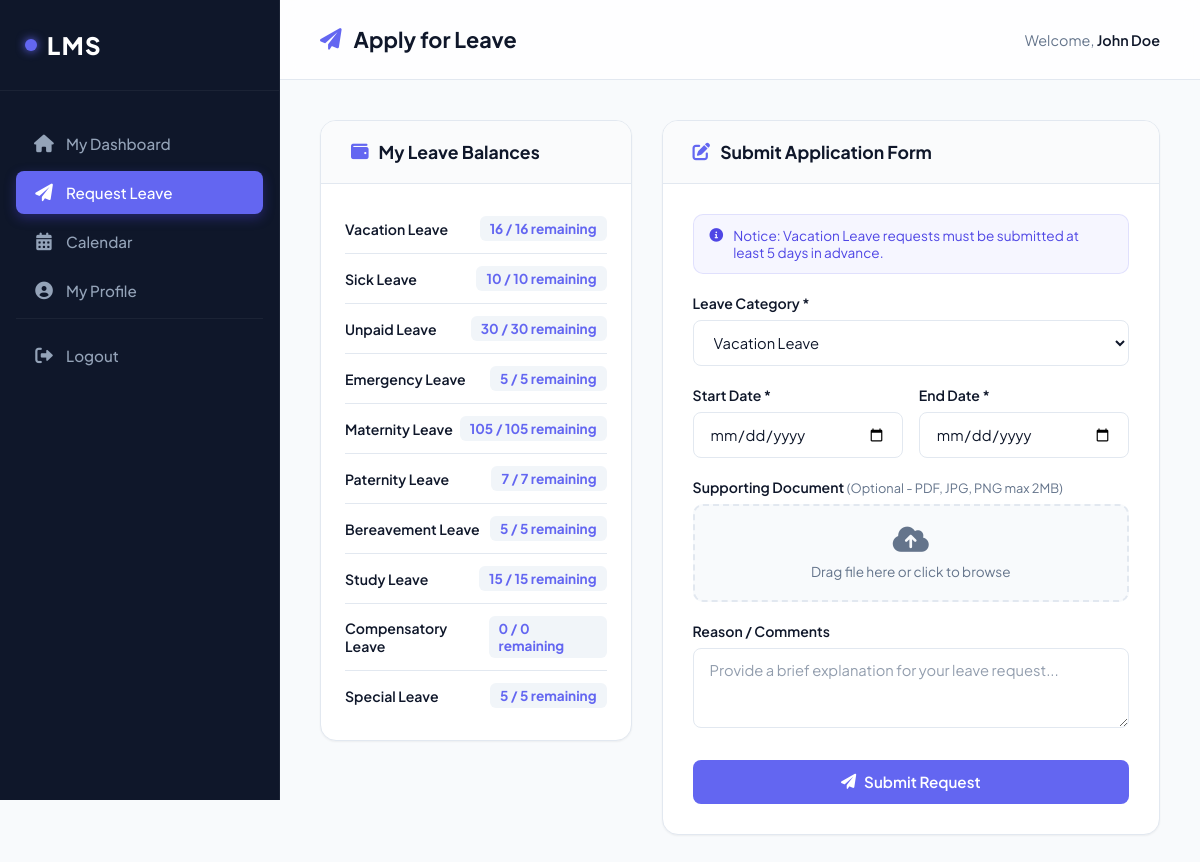
Screenshot of /request_leave.php (signed in) with the database file from the repository.
### tables this page shows
CREATE TABLE `leave_balances` (
  `id` int(11) NOT NULL,
  `user_id` int(11) NOT NULL,
  `leave_type` varchar(100) NOT NULL,
  `total_allowed` decimal(5,2) DEFAULT 15.00,
  `days_used` decimal(5,2) DEFAULT 0.00
);

### includes/auth_check.php (called while the page is built, shortened)
<?php
function e($value) {
    return htmlspecialchars($value ?? '', ENT_QUOTES, 'UTF-8');
}
?>

### request_leave.php (the view, shortened to what this page needs)
<?php
require_once 'includes/config.php';
require_once 'includes/auth_check.php';
$user_id = $_SESSION['user_id'];
$bal_stmt = $pdo->prepare("SELECT leave_type, total_allowed, days_used FROM leave_balances WHERE user_id = ?");
$bal_stmt->execute([$user_id]);
$user_balances = $bal_stmt->fetchAll();
?>
<!DOCTYPE html>
<html lang="en">
<head>
    <link rel="stylesheet" href="assets/style.css">
    <link rel="stylesheet" href="https://cdnjs.cloudflare.com/ajax/libs/font-awesome/6.0.0/css/all.min.css">
</head>
<body>
    <?php include 'includes/sidebar.php'; ?>
    <div class="main-content">
        <div class="top-nav">
            <h2><i class="fas fa-paper-plane"></i> Apply for Leave</h2>
            <div class="user-info">
                <span>Welcome, <strong><?php echo e($_SESSION['name']); ?></strong></span>
            </div>
        </div>
        <div class="content-wrapper">
            <div class="request-split-layout">
                <div class="card">
                    <div class="card-header">
                        <h3><i class="fas fa-wallet"></i> My Leave Balances</h3>
                    </div>
                    <div class="card-body" style="padding: 20px 24px;">
                        <?php foreach ($user_balances as $b): ?>
                            <div class="balance-item-row">
                                <span class="balance-name"><?php echo e($b['leave_type']); ?></span>
                                <span class="balance-nums">
                                    <?php echo (int)($b['total_allowed'] - $b['days_used']); ?> / <?php echo (int)$b['total_allowed']; ?> remaining
                                </span>
                            </div>
                        <?php endforeach; ?>
                    </div>
                </div>
                <div class="card">
                    <div class="card-header">
                        <h3><i class="fas fa-edit"></i> Submit Application Form</h3>
                    </div>
                    <div class="card-body" style="padding: 30px;">
                        <div id="dynamic-rule-alert" class="helper-alert" style="display:none;">
                            <i class="fas fa-info-circle" style="margin-top:2px;"></i>
                            <span id="dynamic-rule-text"></span>
                        </div>
                        <form method="POST" enctype="multipart/form-data">
                            <div class="form-group">
                                <label>Leave Category <span style="color:var(--danger)">*</span></label>
                                <select name="leave_type" id="leave_type" onchange="checkLeaveRules(this.value)" required>
                                    <option value="Vacation Leave">Vacation Leave</option>
                                </select>
                            </div>
                            <div style="display:grid; grid-template-columns: 1fr 1fr; gap:16px;">
                                <div class="form-group">
                                    <label>Start Date <span style="color:var(--danger)">*</span></label>
                                    <input type="date" name="start_date" id="start_date" onchange="calculateRequestedDays()" required>
                                </div>
                                <div class="form-group">
                                    <label>End Date <span style="color:var(--danger)">*</span></label>
                                    <input type="date" name="end_date" id="end_date" onchange="calculateRequestedDays()" required>
                                </div>
                            </div>
                            <div class="form-group">
                                <label>Supporting Document <span style="font-size:0.8rem; color:var(--text-muted); font-weight:normal;">(Optional - PDF, JPG, PNG max 2MB)</span></label>
                                <div class="file-upload-wrapper">
                                    <i class="fas fa-cloud-upload-alt"></i>
                                    <div class="file-upload-text">Drag file here or click to browse</div>
                                </div>
                            </div>
                            <div class="form-group">
                                <label>Reason / Comments</label>
                                <textarea name="reason" rows="3" placeholder="Provide a brief explanation for your leave request..."></textarea>
                            </div>
                            <button type="submit" style="width: 100%; height:44px; margin-top:8px;">
                                <i class="fas fa-paper-plane"></i> Submit Request
                            </button>
                        </form>
                    </div>
                </div>
            </div>
        </div>
    </div>
</body>
</html>

### assets/style.css (style rules this page uses)
:root { --color-primary: #6366f1; --color-dark: #0f172a; --color-light: #f8fafc; --primary: var(--color-primary); --primary-hover: #4f46e5; --primary-light: rgba(99, 102, 241, 0.08); --dark: var(--color-dark); --sidebar-bg: var(--color-dark); --sidebar-hover: #1e293b; --sidebar-text: #94a3b8; --sidebar-active-text: #ffffff; --bg-main: var(--color-light); --card-bg: #ffffff; --text-main: var(--color-dark); --text-muted: #64748b; --border: #e2e8f0; --success: var(--color-primary); --success-bg: rgba(99, 102, 241, 0.1); --success-text: var(--color-primary); --warning: var(--color-dark); --warning-bg: rgba(15, 23, 42, 0.08); --warning-text: var(--color-dark); --danger: var(--color-dark); --danger-bg: rgba(15, 23, 42, 0.05); --danger-text: #64748b; --shadow-sm: 0 1px 2px 0 rgba(0, 0, 0, 0.05); --shadow-md: 0 4px 6px -1px rgba(0, 0, 0, 0.1), 0 2px 4px -1px rgba(0, 0, 0, 0.06); --shadow-lg: 0 10px 15px -3px rgba(0, 0, 0, 0.1), 0 4px 6px -2px rgba(0, 0, 0, 0.05); --shadow-premium: 0 20px 25px -5px rgba(0,0,0,0.05), 0 10px 10px -5px rgba(0,0,0,0.04); --radius-sm: 8px; --radius-md: 12px; --radius-lg: 16px; --transition: all 0.3s cubic-bezier(0.4, 0, 0.2, 1); }
* { box-sizing: border-box; margin: 0; padding: 0; }
body { font-family: 'Plus Jakarta Sans', -apple-system, BlinkMacSystemFont, "Segoe UI", Roboto, Helvetica, Arial, sans-serif; background: var(--bg-main); color: var(--text-main); display: flex; min-height: 100vh; -webkit-font-smoothing: antialiased; }
.main-content { flex-grow: 1; margin-left: 280px; display: flex; flex-direction: column; min-width: 0; }
.top-nav { background: rgba(255, 255, 255, 0.8); backdrop-filter: blur(10px); height: 80px; display: flex; align-items: center; justify-content: space-between; padding: 0 40px; position: sticky; top: 0; border-bottom: 1px solid var(--border); z-index: 999; }
.top-nav h2 { font-size: 1.35rem; font-weight: 700; color: var(--text-main); display: flex; align-items: center; gap: 12px; }
.top-nav h2 i { color: var(--primary); }
.user-info { font-size: 0.9rem; color: var(--text-muted); }
.user-info strong { color: var(--text-main); font-weight: 600; }
.content-wrapper { padding: 40px; max-width: 1400px; width: 100%; margin: 0 auto; }
.card { background: var(--card-bg); border-radius: var(--radius-lg); border: 1px solid var(--border); box-shadow: var(--shadow-sm); margin-bottom: 30px; overflow: hidden; }
.card-header { padding: 20px 30px; border-bottom: 1px solid var(--border); display: flex; justify-content: space-between; align-items: center; background: #fafbfc; }
.card-header h3 { font-size: 1.1rem; font-weight: 700; color: var(--text-main); display: flex; align-items: center; gap: 10px; }
.card-header h3 i { color: var(--primary); }
.card-body { padding: 30px; }
.form-group { margin-bottom: 20px; }
.form-group label { display: block; margin-bottom: 8px; font-size: 0.88rem; font-weight: 600; color: var(--text-main); }
.form-group input, .form-group select, .form-group textarea { width: 100%; padding: 12px 16px; border: 1px solid var(--border); border-radius: var(--radius-sm); font-family: inherit; font-size: 0.92rem; color: var(--text-main); background: #ffffff; transition: var(--transition); }
.form-group input::placeholder, .form-group textarea::placeholder { color: var(--text-muted); opacity: 0.7; }
button { background: var(--primary); color: #ffffff; border: none; padding: 12px 24px; border-radius: var(--radius-sm); cursor: pointer; font-weight: 600; font-size: 0.95rem; font-family: inherit; transition: var(--transition); display: inline-flex; align-items: center; justify-content: center; gap: 8px; }

### rows the page displays
leave_balances: leave_type "Vacation Leave", $b['total_allowed'] - $b['days_used'] "16", total_allowed "16"
leave_balances: leave_type "Sick Leave", $b['total_allowed'] - $b['days_used'] "10", total_allowed "10"
leave_balances: leave_type "Unpaid Leave", $b['total_allowed'] - $b['days_used'] "30", total_allowed "30"
leave_balances: leave_type "Emergency Leave", $b['total_allowed'] - $b['days_used'] "5", total_allowed "5"
leave_balances: leave_type "Maternity Leave", $b['total_allowed'] - $b['days_used'] "105", total_allowed "105"
leave_balances: leave_type "Paternity Leave", $b['total_allowed'] - $b['days_used'] "7", total_allowed "7"
leave_balances: leave_type "Bereavement Leave", $b['total_allowed'] - $b['days_used'] "5", total_allowed "5"
leave_balances: leave_type "Study Leave", $b['total_allowed'] - $b['days_used'] "15", total_allowed "15"
leave_balances: leave_type "Compensatory Leave", $b['total_allowed'] - $b['days_used'] "0", total_allowed "0"
leave_balances: leave_type "Special Leave", $b['total_allowed'] - $b['days_used'] "5", total_allowed "5"

### other values shown
$_SESSION['name'] "John Doe"
